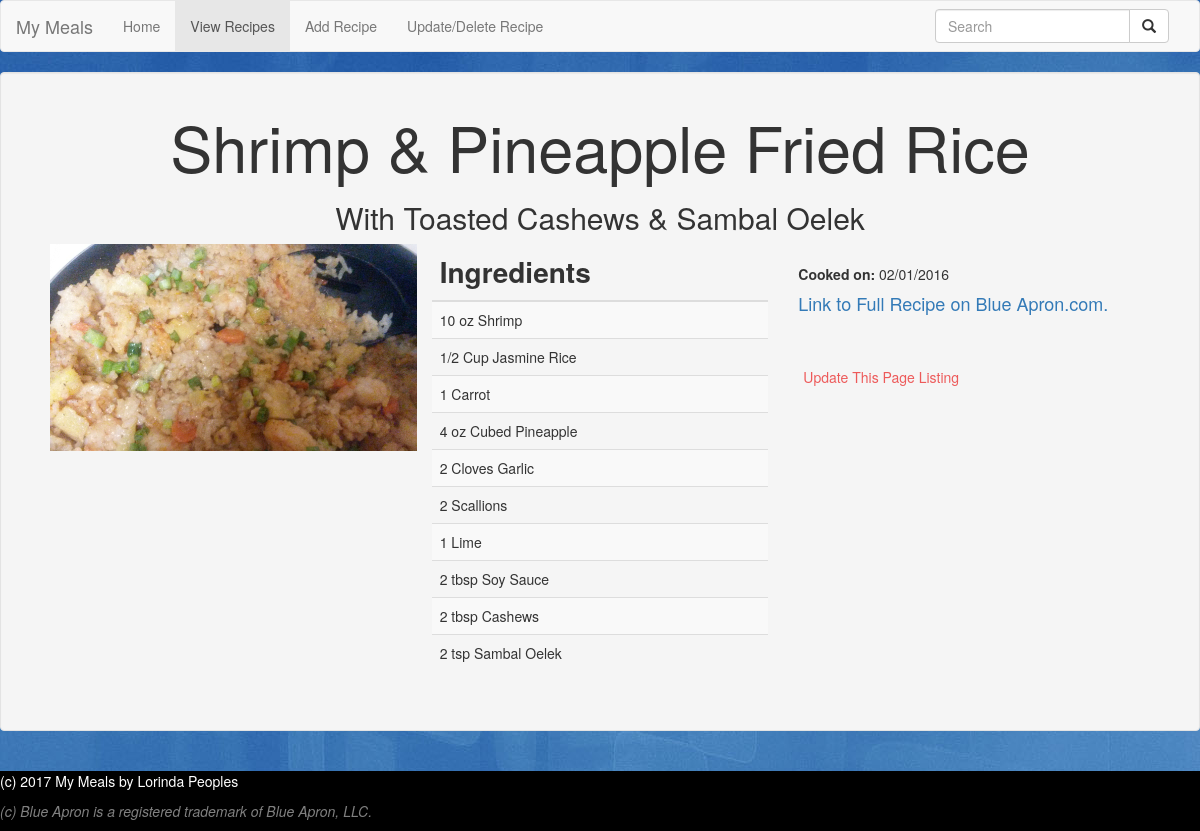
/recipe.php?id=92, run on the app's committed database.
### tables this page shows
CREATE TABLE `recipe` (
  `recipe_id` int(4) NOT NULL,
  `title` varchar(255) NOT NULL,
  `subtitle` varchar(255) NOT NULL,
  `cooked_on` varchar(10) NOT NULL,
  `img_src` varchar(255) NOT NULL,
  `url` varchar(255) NOT NULL
);

CREATE TABLE `ingredients` (
  `id` int(4) NOT NULL,
  `recipe_id` int(4) NOT NULL,
  `ingredient` varchar(40) NOT NULL,
  `amount` varchar(10) DEFAULT NULL,
  `measurement` varchar(20) DEFAULT NULL
);

### inc/functions.php (called while the page is built, shortened)
<?php
function get_title($db, $id){
    try{
        $query = 'SELECT title
                    FROM recipe
                    WHERE recipe_id = :id';
        $statement = $db->prepare($query);
        $statement->bindParam(':id', $id, PDO::PARAM_INT);
        $statement->execute();
    }catch(Exception $e){
        echo "Unable to retrieve title";
        exit;
    }
    $title = $statement->fetch(PDO::FETCH_ASSOC);
    foreach($title as $item){
        return $item;
    }
}
function get_subtitle($db, $id){
    try{
        $query = 'SELECT subtitle
                    FROM recipe
                    WHERE recipe_id = :id';
        $statement = $db->prepare($query);
        $statement->bindParam(':id', $id, PDO::PARAM_INT);
        $statement->execute();
    }catch(Exception $e){
        echo "Unable to retrieve title";
        exit;
    }
    $subtitle = $statement->fetch(PDO::FETCH_ASSOC);
    foreach($subtitle as $item){
        return $item;
    }
}
function get_image($db, $id){
    try{
        $query = 'SELECT img_src
                    FROM recipe
                    WHERE recipe_id = :id';
        $statement = $db->prepare($query);
        $statement->bindParam(':id', $id, PDO::PARAM_INT);
        $statement->execute();
    }catch(Exception $e){
        echo "Unable to retrieve image";
        exit;
    }
    return $statement->fetch(PDO::FETCH_ASSOC);
}
function get_ingredients($db, $id){
    try{
    $query = 'SELECT ingredient, amount, measurement
    			FROM ingredients
    			WHERE recipe_id = :id';
    $statement = $db->prepare($query);
    $statement->bindParam(':id', $id,PDO::PARAM_INT);
    $statement->execute();
    }catch(Exception $e){
        echo "Unable to retrieve ingredients";
        exit;
    }
    return $statement->fetchAll(PDO::FETCH_ASSOC);
}
function get_date_url($db, $id){
    $query = 'SELECT cooked_on, url
              FROM recipe
              WHERE recipe_id = :id';
    try{
        $statement = $db->prepare($query);
        $statement->bindParam(':id',$id,PDO::PARAM_INT);
        $statement->execute();
    }catch(Exception $e){
        echo "Unable to retrieve date and url";
        exit;
    }
    return $statement->fetchAll(PDO::FETCH_ASSOC);
}
?>

### inc/view_chosen_recipe.php (the view)
<div class="jumbotron well">
    <div class="container">
        <h1><?php echo $recipeTitle; ?></h1>
        <h2><?php echo $subTitle; ?> </h2>
        <div class="container">
            <div class="col-md-4" style="padding-left: 0px;  padding-right: 0px;">
                <img src='<?php
                    $image = get_image($db, $id);
                    foreach($image as $item){
                        if($item != 'NULL' && $item !=""){
                              echo $item;
                        }else{
                            echo "/images/No_Image_Taken.jpg";
                        }
                    }
                ?>' alt="'Image of <?php echo $recipeTitle; ?>" class="img-responsive">
            </div>
            <div class="col-md-4">
                <table class="table table-striped">
                    <thead>
                        <tr>
                            <th>Ingredients</th>
                        </tr>
                    </thead>
                    <tbody>
                        <?php
                        $ingredients = get_ingredients($db, $id);
                        foreach ($ingredients as $item){
                            echo "<tr><td>";
                            echo $item['amount']." ";
                            if ($item['measurement'] != "NULL"){
                              echo $item['measurement']." ";
                            }
                            echo $item['ingredient'];
                            echo "</td></tr>";
                        }
                        ?>
                    </tbody>
                </table>
            </div>
            <div class="col-md-4">
                <br><b>Cooked on:</b>
                <?php
                $dateURL = get_date_url($db, $id);
                foreach ($dateURL as $item){
                    echo $item['cooked_on'];
                    echo "<br>";
                    echo "<a href='".$item['url']."' target='_blank'>"."<h4>Link to Full Recipe on Blue Apron.com.</h4>"."</a>";
                }
                ?>
                <br><br>
                <a href="modify-recipe.php?id=<?php echo $id; ?>"><div class="button--delete">Update This Page Listing</div></a>
            </div>
        </div>
        <br>
    </div>
</div>
<?php include 'inc/footer.php'; ?>

### css/style.css (style rules this page uses)
html { position: relative; min-height: 100%; }
body { margin: 0 0 100px; background: url(../images/bg-body.jpg) repeat; }
h1, h2 { text-align: center; }
th { font-size: 2em; }
.button--delete { border:0; background:transparent; padding:0; margin-top:3px; margin-left: 5px; font-size:14px; color:#ed5a5a; }

### data on the page
recipe: title "Shrimp & Pineapple Fried Rice", subtitle "With Toasted Cashews & Sambal Oelek", img_src (picture), cooked_on "02/01/2016"
ingredients: amount "10", measurement "oz", ingredient "Shrimp"
ingredients: amount "1/2", measurement "Cup", ingredient "Jasmine Rice"
ingredients: amount "1", ingredient "Carrot"
ingredients: amount "4", measurement "oz", ingredient "Cubed Pineapple"
ingredients: amount "2", measurement "Cloves", ingredient "Garlic"
ingredients: amount "2", ingredient "Scallions"
ingredients: amount "1", ingredient "Lime"
ingredients: amount "2", measurement "tbsp", ingredient "Soy Sauce"
ingredients: amount "2", measurement "tbsp", ingredient "Cashews"
ingredients: amount "2", measurement "tsp", ingredient "Sambal Oelek"

### other printed values
$siteTitle "My Meals"
